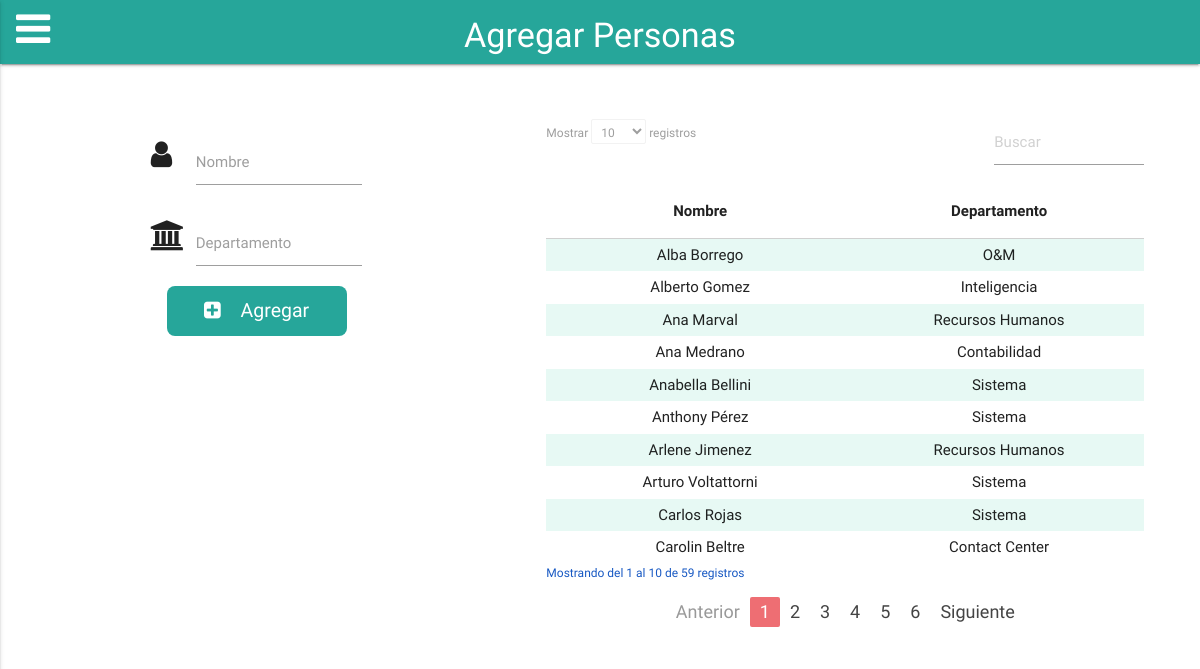
Page /persona/ on the committed database.
### inventario/models.py (models this page shows, shortened)
class Personas(models.Model):
	nombre = models.CharField(max_length=50, blank=False, null=False)
	departamento = models.CharField(max_length=50, blank=False, null=False)

### inventario/views.py (the view, shortened to what this page needs)
# urls.py: path('persona/', views.persona, name='persona'),
def persona(request):
	form = FormPersonas(request.POST)
	result = Personas.objects.all()
	context = {
		"el_form": form,
	              'result': result
	}
	return render(request, "persona.html", context)

### inventario/forms.py
class FormPersonas(forms.ModelForm):
	class Meta:
		model = Personas
		fields = ["nombre", "departamento"]

### templates/persona.html (shortened to what this page needs)
{% load static %}
<!DOCTYPE html>
<html lang="es">
<head>
<link rel="stylesheet" href="{% static '/materialize/css/materialize.min.css' %}" media="screen,projection">
<link rel="stylesheet" href="{% static '/font-awesome/css/font-awesome.min.css' %}">
<link rel="stylesheet" href="{% static '/style.css' %}">
</head>
<body>
    <div class="col m12 s12 x12 navbar-fixed">
		<nav>
		    <span class="left brand-logo text-darken-2">
		      <i onclick="Materialize.showStaggeredList('#slide-out')" id="btnMenu" data-activates="slide-out" class="deslizar icono-menu fa fa-bars fa-2x ">
		    </i>
		    </span>
			<h4 class="center-align"><span class="hide-on-small-only">Agregar</span> Personas</h4>
		</nav>
	</div>
<div>
	<div class="">
	<div class="row">
	<div class="col m12">
	<div class=" container1 col m5 s12">
		<div class=" row">
			<div class=" box-personas col m6 offset-m3 s12 x12">
				<form action="" method="POST">{% csrf_token %}
				    <div class="input-field">
				        <i class="prefix fa fa-user fa-3x"></i>
				        <input id="id_descripcion" name="nombre" type="text" required>
				        <label for="id_descripcion" class="active">Nombre</label>
				    </div>
				    <div class="input-field">
				        <i class="prefix fa fa-university fa-3x"></i>
				        <input id="id_modelo" name="departamento" type="text" required>
				        <label for="id_modelo" class="active">Departamento</label>
				    </div>
				    <div class=" center group navform wat-cf">
				        <button class="boton-agregar hoverable waves-effect" type="submit"> <i class="prefix fa fa-plus-square fa 3x separar"></i> Agregar</button>
				    </div>
				</form>
			</div>
		</div>
	</div>
	<div class="container1 col m7 s12 ">
		<div class=" row ancho nivel">
	                <table id="id_table" class="striped highlight centered">
	                    <thead>
		                    <tr>
		                        <th>Nombre</th>
		                        <th>Departamento</th>
		                    </tr>
	                    </thead>
	                    <tbody>
	                      {% for r in result %}
	                        <tr>
	                          <td>{{ r.nombre }}</td>
	                          <td>{{ r.departamento }}</td>
	                        </tr>
	                      {% endfor %}
	                    </tbody>
	                </table>
		</div>
	</div>
	</div>
	</div>
	</div>
</div>
</body>
</html>

### static/style.css (style rules this page uses)
body { background-color: white; }
.fa-bars { cursor: pointer; }
nav { background-color: #26a69a ; padding: 0px 9px; margin:0px 10px 10px 0px; }
.icono-menu { margin: 9px 7px; padding: 0px; font-size: 40px; }
.row { margin-bottom: 0px; }
td { padding: 5px 10px; }
.boton-agregar { width: 180px; height: 50px; margin: 0px; border: 0; border-radius: 8px; background-color: #26a69a; color: white; font-size: 1.3em; }
.separar { padding-right: 15px; }
.box-personas { margin: 60px auto; }
.container1 { margin-left: 480px; width: 945px; }
.ancho { width: 90%; }
.nivel { padding-top: 55px; }
tr { padding: 15px auto; height: 15px; }
table.striped>tbody>tr:nth-child(odd) { background-color: #e7f9f4; }

### rows in the picture
Personas: nombre "Ana Medrano", departamento "Contabilidad"
Personas: nombre "Carolin Beltre", departamento "Contact Center"
Personas: nombre "Alberto Gomez", departamento "Inteligencia"
Personas: nombre "Alba Borrego", departamento "O&M"
Personas: nombre "Ana Marval", departamento "Recursos Humanos"
Personas: nombre "Arlene Jimenez", departamento "Recursos Humanos"
Personas: nombre "Anabella Bellini", departamento "Sistema"
Personas: nombre "Anthony Pérez", departamento "Sistema"
Personas: nombre "Arturo Voltattorni", departamento "Sistema"
Personas: nombre "Carlos Rojas", departamento "Sistema"
